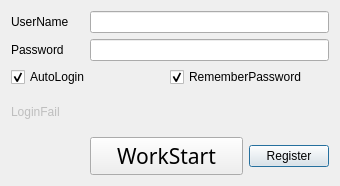
<?xml version="1.0" encoding="UTF-8"?>
<ui version="4.0">
 <class>OBSBasicLogin</class>
 <widget class="QDialog" name="OBSBasicLogin">
  <property name="geometry">
   <rect>
    <x>0</x>
    <y>0</y>
    <width>340</width>
    <height>186</height>
   </rect>
  </property>
  <property name="minimumSize">
   <size>
    <width>0</width>
    <height>0</height>
   </size>
  </property>
  <property name="windowTitle">
   <string>login</string>
  </property>
  <property name="windowIcon">
   <iconset>
    <normaloff>images/obs.png</normaloff>images/obs.png</iconset>
  </property>
  <property name="autoFillBackground">
   <bool>true</bool>
  </property>
  <property name="styleSheet">
   <string notr="true"/>
  </property>
  <property name="modal">
   <bool>true</bool>
  </property>
  <layout class="QGridLayout" name="gridLayout">
   <item row="1" column="1" colspan="3">
    <widget class="QLineEdit" name="edtPassword">
     <property name="echoMode">
      <enum>QLineEdit::PasswordEchoOnEdit</enum>
     </property>
    </widget>
   </item>
   <item row="1" column="0">
    <widget class="QLabel" name="lblPassword">
     <property name="text">
      <string>Password</string>
     </property>
    </widget>
   </item>
   <item row="0" column="0">
    <widget class="QLabel" name="lblUserName">
     <property name="text">
      <string>UserName</string>
     </property>
    </widget>
   </item>
   <item row="0" column="1" colspan="3">
    <widget class="QLineEdit" name="edtUserName"/>
   </item>
   <item row="4" column="0">
    <widget class="QLabel" name="lblErrorInfo">
     <property name="enabled">
      <bool>false</bool>
     </property>
     <property name="styleSheet">
      <string notr="true"/>
     </property>
     <property name="text">
      <string>LoginFail</string>
     </property>
    </widget>
   </item>
   <item row="2" column="2" colspan="2">
    <widget class="QCheckBox" name="cbxRememberPassword">
     <property name="text">
      <string>RememberPassword</string>
     </property>
     <property name="checked">
      <bool>true</bool>
     </property>
    </widget>
   </item>
   <item row="2" column="0" colspan="2">
    <widget class="QCheckBox" name="cbxAutoLogin">
     <property name="text">
      <string>AutoLogin</string>
     </property>
     <property name="checked">
      <bool>true</bool>
     </property>
    </widget>
   </item>
   <item row="8" column="3">
    <widget class="QPushButton" name="btnRegister">
     <property name="text">
      <string>Register</string>
     </property>
    </widget>
   </item>
   <item row="8" column="1" colspan="2">
    <widget class="QPushButton" name="btnLogin">
     <property name="font">
      <font>
       <family>Adobe Arabic</family>
       <pointsize>16</pointsize>
      </font>
     </property>
     <property name="text">
      <string>WorkStart</string>
     </property>
     <property name="autoRepeatDelay">
      <number>298</number>
     </property>
    </widget>
   </item>
  </layout>
 </widget>
 <tabstops>
  <tabstop>edtUserName</tabstop>
  <tabstop>edtPassword</tabstop>
  <tabstop>cbxRememberPassword</tabstop>
  <tabstop>cbxAutoLogin</tabstop>
  <tabstop>btnLogin</tabstop>
  <tabstop>btnRegister</tabstop>
 </tabstops>
 <resources/>
 <connections/>
</ui>
